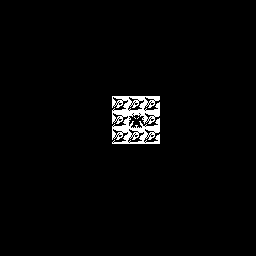

Tiled map render using the project's own tile images. Description and the whole map definition, tile-layer contents included, below:
An orthogonal 16x16 tile map with 16x16 px tiles, 1 tile layer (Calque de Tuiles 1).

<map version="1.10" tiledversion="1.11.2" orientation="orthogonal" renderorder="right-down" width="16" height="16" tilewidth="16" tileheight="16" infinite="0" nextlayerid="2" nextobjectid="1">
 <properties>
  <property name="attackType" value="generic" />
  <property name="displayName" value="KNIFE" />
  <property name="power" type="int" value="20" />
  <property name="projectileName" value="projectile" />
  <property name="senderAnim" value="attack1" />
  <property name="targetAnim" value="hurt" />
 </properties>
 <tileset firstgid="1" source="attack.tsx" />
 <layer id="1" name="Calque de Tuiles 1" width="16" height="16">
  <data encoding="csv">
0,0,0,0,0,0,0,0,0,0,0,0,0,0,0,0,
0,0,0,0,0,0,0,0,0,0,0,0,0,0,0,0,
0,0,0,0,0,0,0,0,0,0,0,0,0,0,0,0,
0,0,0,0,0,0,0,0,0,0,0,0,0,0,0,0,
0,0,0,0,0,0,0,0,0,0,0,0,0,0,0,0,
0,0,0,0,0,0,0,0,0,0,0,0,0,0,0,0,
0,0,0,0,0,0,0,58,58,58,0,0,0,0,0,0,
0,0,0,0,0,0,0,58,45,58,0,0,0,0,0,0,
0,0,0,0,0,0,0,58,58,58,0,0,0,0,0,0,
0,0,0,0,0,0,0,0,0,0,0,0,0,0,0,0,
0,0,0,0,0,0,0,0,0,0,0,0,0,0,0,0,
0,0,0,0,0,0,0,0,0,0,0,0,0,0,0,0,
0,0,0,0,0,0,0,0,0,0,0,0,0,0,0,0,
0,0,0,0,0,0,0,0,0,0,0,0,0,0,0,0,
0,0,0,0,0,0,0,0,0,0,0,0,0,0,0,0,
0,0,0,0,0,0,0,0,0,0,0,0,0,0,0,0
</data>
 </layer>
</map>
